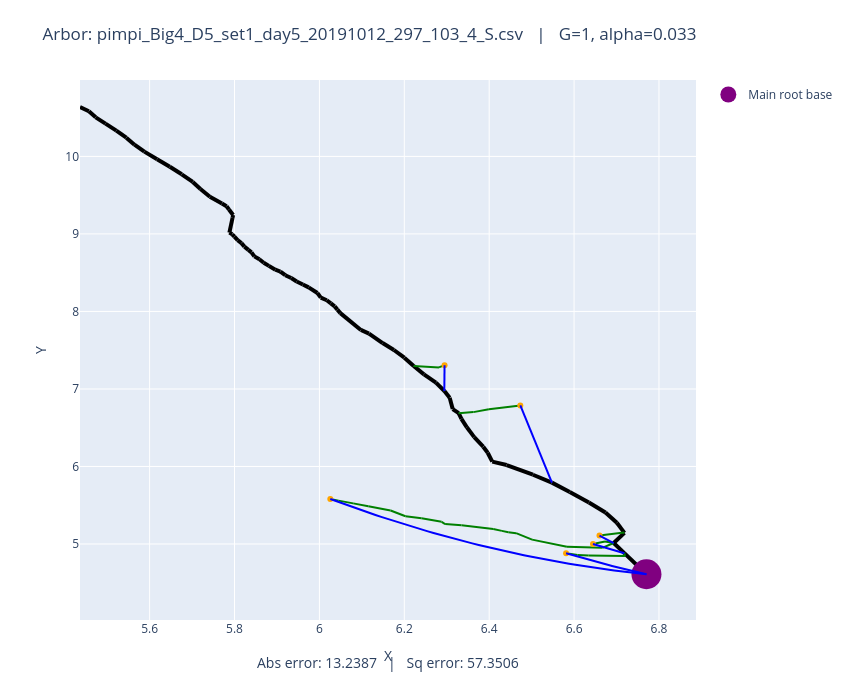

Notebook source saved alongside this figure:
### Code cell
# Plot both observed and optimized
plot_arbors(fname, 1, 0.033)

### Figure 1 — Plotly figure (JSON) as saved in the notebook; plotly's stock layout.template omitted (floating-point values rounded to 4 significant figures)
{"data": [{"line": {"color": "black", "width": 4}, "mode": "lines", "showlegend": false, "type": "scatter", "x": [6.77, 6.718], "y": [4.61, 4.882]}, {"line": {"color": "black", "width": 4}, "mode": "lines", "showlegend": false, "type": "scatter", "x": [6.718, 6.693], "y": [4.882, 5.013]}, {"line": {"color": "black", "width": 4}, "mode": "lines", "showlegend": false, "type": "scatter", "x": [6.693, 6.719], "y": [5.013, 5.144]}, {"line": {"color": "black", "width": 4}, "mode": "lines", "showlegend": false, "type": "scatter", "x": [6.719, 6.701], "y": [5.144, 5.274]}, {"line": {"color": "black", "width": 4}, "mode": "lines", "showlegend": false, "type": "scatter", "x": [6.701, 6.674], "y": [5.274, 5.406]}, {"line": {"color": "black", "width": 4}, "mode": "lines", "showlegend": false, "type": "scatter", "x": [6.674, 6.635], "y": [5.406, 5.536]}, {"line": {"color": "black", "width": 4}, "mode": "lines", "showlegend": false, "type": "scatter", "x": [6.635, 6.59], "y": [5.536, 5.672]}, {"line": {"color": "black", "width": 4}, "mode": "lines", "showlegend": false, "type": "scatter", "x": [6.59, 6.548], "y": [5.672, 5.792]}, {"line": {"color": "black", "width": 4}, "mode": "lines", "showlegend": false, "type": "scatter", "x": [6.548, 6.503], "y": [5.792, 5.894]}, {"line": {"color": "black", "width": 4}, "mode": "lines", "showlegend": false, "type": "scatter", "x": [6.503, 6.441], "y": [5.894, 6.019]}, {"line": {"color": "black", "width": 4}, "mode": "lines", "showlegend": false, "type": "scatter", "x": [6.441, 6.407], "y": [6.019, 6.063]}, {"line": {"color": "black", "width": 4}, "mode": "lines", "showlegend": false, "type": "scatter", "x": [6.407, 6.396], "y": [6.063, 6.177]}, {"line": {"color": "black", "width": 4}, "mode": "lines", "showlegend": false, "type": "scatter", "x": [6.396, 6.386], "y": [6.177, 6.255]}, {"line": {"color": "black", "width": 4}, "mode": "lines", "showlegend": false, "type": "scatter", "x": [6.386, 6.365], "y": [6.255, 6.379]}, {"line": {"color": "black", "width": 4}, "mode": "lines", "showlegend": false, "type": "scatter", "x": [6.365, 6.347], "y": [6.379, 6.505]}, {"line": {"color": "black", "width": 4}, "mode": "lines", "showlegend": false, "type": "scatter", "x": [6.347, 6.335], "y": [6.505, 6.615]}, {"line": {"color": "black", "width": 4}, "mode": "lines", "showlegend": false, "type": "scatter", "x": [6.335, 6.328], "y": [6.615, 6.688]}, {"line": {"color": "black", "width": 4}, "mode": "lines", "showlegend": false, "type": "scatter", "x": [6.328, 6.314], "y": [6.688, 6.741]}, {"line": {"color": "black", "width": 4}, "mode": "lines", "showlegend": false, "type": "scatter", "x": [6.314, 6.307], "y": [6.741, 6.888]}, {"line": {"color": "black", "width": 4}, "mode": "lines", "showlegend": false, "type": "scatter", "x": [6.307, 6.294], "y": [6.888, 6.973]}, {"line": {"color": "black", "width": 4}, "mode": "lines", "showlegend": false, "type": "scatter", "x": [6.294, 6.275], "y": [6.973, 7.082]}, {"line": {"color": "black", "width": 4}, "mode": "lines", "showlegend": false, "type": "scatter", "x": [6.275, 6.246], "y": [7.082, 7.188]}, {"line": {"color": "black", "width": 4}, "mode": "lines", "showlegend": false, "type": "scatter", "x": [6.246, 6.222], "y": [7.188, 7.296]}, {"line": {"color": "black", "width": 4}, "mode": "lines", "showlegend": false, "type": "scatter", "x": [6.222, 6.2], "y": [7.296, 7.404]}, {"line": {"color": "black", "width": 4}, "mode": "lines", "showlegend": false, "type": "scatter", "x": [6.2, 6.176], "y": [7.404, 7.502]}, {"line": {"color": "black", "width": 4}, "mode": "lines", "showlegend": false, "type": "scatter", "x": [6.176, 6.149], "y": [7.502, 7.592]}, {"line": {"color": "black", "width": 4}, "mode": "lines", "showlegend": false, "type": "scatter", "x": [6.149, 6.117], "y": [7.592, 7.715]}, {"line": {"color": "black", "width": 4}, "mode": "lines", "showlegend": false, "type": "scatter", "x": [6.117, 6.098], "y": [7.715, 7.761]}, {"line": {"color": "black", "width": 4}, "mode": "lines", "showlegend": false, "type": "scatter", "x": [6.098, 6.049], "y": [7.761, 7.978]}, {"line": {"color": "black", "width": 4}, "mode": "lines", "showlegend": false, "type": "scatter", "x": [6.049, 6.042], "y": [7.978, 8.023]}, {"line": {"color": "black", "width": 4}, "mode": "lines", "showlegend": false, "type": "scatter", "x": [6.042, 6.036], "y": [8.023, 8.065]}, {"line": {"color": "black", "width": 4}, "mode": "lines", "showlegend": false, "type": "scatter", "x": [6.036, 6.027], "y": [8.065, 8.104]}, {"line": {"color": "black", "width": 4}, "mode": "lines", "showlegend": false, "type": "scatter", "x": [6.027, 6.017], "y": [8.104, 8.145]}, {"line": {"color": "black", "width": 4}, "mode": "lines", "showlegend": false, "type": "scatter", "x": [6.017, 6.003], "y": [8.145, 8.179]}, {"line": {"color": "black", "width": 4}, "mode": "lines", "showlegend": false, "type": "scatter", "x": [6.003, 5.995], "y": [8.179, 8.238]}, {"line": {"color": "black", "width": 4}, "mode": "lines", "showlegend": false, "type": "scatter", "x": [5.995, 5.975], "y": [8.238, 8.31]}, {"line": {"color": "black", "width": 4}, "mode": "lines", "showlegend": false, "type": "scatter", "x": [5.975, 5.961], "y": [8.31, 8.347]}, {"line": {"color": "black", "width": 4}, "mode": "lines", "showlegend": false, "type": "scatter", "x": [5.961, 5.946], "y": [8.347, 8.387]}, {"line": {"color": "black", "width": 4}, "mode": "lines", "showlegend": false, "type": "scatter", "x": [5.946, 5.934], "y": [8.387, 8.431]}, {"line": {"color": "black", "width": 4}, "mode": "lines", "showlegend": false, "type": "scatter", "x": [5.934, 5.92], "y": [8.431, 8.467]}, {"line": {"color": "black", "width": 4}, "mode": "lines", "showlegend": false, "type": "scatter", "x": [5.92, 5.908], "y": [8.467, 8.515]}, {"line": {"color": "black", "width": 4}, "mode": "lines", "showlegend": false, "type": "scatter", "x": [5.908, 5.896], "y": [8.515, 8.538]}, {"line": {"color": "black", "width": 4}, "mode": "lines", "showlegend": false, "type": "scatter", "x": [5.896, 5.881], "y": [8.538, 8.588]}, {"line": {"color": "black", "width": 4}, "mode": "lines", "showlegend": false, "type": "scatter", "x": [5.881, 5.869], "y": [8.588, 8.629]}, {"line": {"color": "black", "width": 4}, "mode": "lines", "showlegend": false, "type": "scatter", "x": [5.869, 5.859], "y": [8.629, 8.673]}, {"line": {"color": "black", "width": 4}, "mode": "lines", "showlegend": false, "type": "scatter", "x": [5.859, 5.847], "y": [8.673, 8.711]}, {"line": {"color": "black", "width": 4}, "mode": "lines", "showlegend": false, "type": "scatter", "x": [5.847, 5.84], "y": [8.711, 8.762]}, {"line": {"color": "black", "width": 4}, "mode": "lines", "showlegend": false, "type": "scatter", "x": [5.84, 5.833], "y": [8.762, 8.795]}, {"line": {"color": "black", "width": 4}, "mode": "lines", "showlegend": false, "type": "scatter", "x": [5.833, 5.823], "y": [8.795, 8.836]}, {"line": {"color": "black", "width": 4}, "mode": "lines", "showlegend": false, "type": "scatter", "x": [5.823, 5.816], "y": [8.836, 8.881]}, {"line": {"color": "black", "width": 4}, "mode": "lines", "showlegend": false, "type": "scatter", "x": [5.816, 5.807], "y": [8.881, 8.919]}, {"line": {"color": "black", "width": 4}, "mode": "lines", "showlegend": false, "type": "scatter", "x": [5.807, 5.8], "y": [8.919, 8.964]}, {"line": {"color": "black", "width": 4}, "mode": "lines", "showlegend": false, "type": "scatter", "x": [5.8, 5.795], "y": [8.964, 8.995]}, {"line": {"color": "black", "width": 4}, "mode": "lines", "showlegend": false, "type": "scatter", "x": [5.795, 5.788], "y": [8.995, 9.017]}, {"line": {"color": "black", "width": 4}, "mode": "lines", "showlegend": false, "type": "scatter", "x": [5.788, 5.795], "y": [9.017, 9.208]}, {"line": {"color": "black", "width": 4}, "mode": "lines", "showlegend": false, "type": "scatter", "x": [5.795, 5.797], "y": [9.208, 9.244]}, {"line": {"color": "black", "width": 4}, "mode": "lines", "showlegend": false, "type": "scatter", "x": [5.797, 5.787], "y": [9.244, 9.315]}, {"line": {"color": "black", "width": 4}, "mode": "lines", "showlegend": false, "type": "scatter", "x": [5.787, 5.781], "y": [9.315, 9.357]}, {"line": {"color": "black", "width": 4}, "mode": "lines", "showlegend": false, "type": "scatter", "x": [5.781, 5.77], "y": [9.357, 9.392]}, {"line": {"color": "black", "width": 4}, "mode": "lines", "showlegend": false, "type": "scatter", "x": [5.77, 5.742], "y": [9.392, 9.479]}, {"line": {"color": "black", "width": 4}, "mode": "lines", "showlegend": false, "type": "scatter", "x": [5.742, 5.72], "y": [9.479, 9.58]}, {"line": {"color": "black", "width": 4}, "mode": "lines", "showlegend": false, "type": "scatter", "x": [5.72, 5.702], "y": [9.58, 9.671]}, {"line": {"color": "black", "width": 4}, "mode": "lines", "showlegend": false, "type": "scatter", "x": [5.702, 5.676], "y": [9.671, 9.77]}, {"line": {"color": "black", "width": 4}, "mode": "lines", "showlegend": false, "type": "scatter", "x": [5.676, 5.648], "y": [9.77, 9.867]}, {"line": {"color": "black", "width": 4}, "mode": "lines", "showlegend": false, "type": "scatter", "x": [5.648, 5.618], "y": [9.867, 9.965]}, {"line": {"color": "black", "width": 4}, "mode": "lines", "showlegend": false, "type": "scatter", "x": [5.618, 5.588], "y": [9.965, 10.06]}, {"line": {"color": "black", "width": 4}, "mode": "lines", "showlegend": false, "type": "scatter", "x": [5.588, 5.564], "y": [10.06, 10.15]}, {"line": {"color": "black", "width": 4}, "mode": "lines", "showlegend": false, "type": "scatter", "x": [5.564, 5.545], "y": [10.15, 10.24]}, {"line": {"color": "black", "width": 4}, "mode": "lines", "showlegend": false, "type": "scatter", "x": [5.545, 5.522], "y": [10.24, 10.33]}, {"line": {"color": "black", "width": 4}, "mode": "lines", "showlegend": false, "type": "scatter", "x": [5.522, 5.496], "y": [10.33, 10.42]}, {"line": {"color": "black", "width": 4}, "mode": "lines", "showlegend": false, "type": "scatter", "x": [5.496, 5.473], "y": [10.42, 10.5]}, {"line": {"color": "black", "width": 4}, "mode": "lines", "showlegend": false, "type": "scatter", "x": [5.473, 5.457], "y": [10.5, 10.58]}, {"line": {"color": "black", "width": 4}, "mode": "lines", "showlegend": false, "type": "scatter", "x": [5.457, 5.436], "y": [10.58, 10.64]}, {"line": {"color": "green", "width": 2}, "mode": "lines", "showlegend": false, "type": "scatter", "x": [6.66, 6.717], "y": [5.109, 5.147]}, {"line": {"color": "green", "width": 2}, "mode": "lines", "showlegend": false, "type": "scatter", "x": [6.717, 6.719], "y": [5.147, 5.144]}, {"line": {"color": "green", "width": 2}, "mode": "lines", "showlegend": false, "type": "scatter", "x": [6.645, 6.673], "y": [5.001, 5.034]}, {"line": {"color": "green", "width": 2}, "mode": "lines", "showlegend": false, "type": "scatter", "x": [6.673, 6.693], "y": [5.034, 5.013]}, {"line": {"color": "green", "width": 2}, "mode": "lines", "showlegend": false, "type": "scatter", "x": [6.026, 6.045], "y": [5.581, 5.559]}, {"line": {"color": "green", "width": 2}, "mode": "lines", "showlegend": false, "type": "scatter", "x": [6.045, 6.08], "y": [5.559, 5.524]}, {"line": {"color": "green", "width": 2}, "mode": "lines", "showlegend": false, "type": "scatter", "x": [6.08, 6.115], "y": [5.524, 5.486]}, {"line": {"color": "green", "width": 2}, "mode": "lines", "showlegend": false, "type": "scatter", "x": [6.115, 6.168], "y": [5.486, 5.433]}, {"line": {"color": "green", "width": 2}, "mode": "lines", "showlegend": false, "type": "scatter", "x": [6.168, 6.203], "y": [5.433, 5.358]}, {"line": {"color": "green", "width": 2}, "mode": "lines", "showlegend": false, "type": "scatter", "x": [6.203, 6.241], "y": [5.358, 5.332]}, {"line": {"color": "green", "width": 2}, "mode": "lines", "showlegend": false, "type": "scatter", "x": [6.241, 6.288], "y": [5.332, 5.286]}, {"line": {"color": "green", "width": 2}, "mode": "lines", "showlegend": false, "type": "scatter", "x": [6.288, 6.296], "y": [5.286, 5.257]}, {"line": {"color": "green", "width": 2}, "mode": "lines", "showlegend": false, "type": "scatter", "x": [6.296, 6.335], "y": [5.257, 5.241]}, {"line": {"color": "green", "width": 2}, "mode": "lines", "showlegend": false, "type": "scatter", "x": [6.335, 6.41], "y": [5.241, 5.194]}, {"line": {"color": "green", "width": 2}, "mode": "lines", "showlegend": false, "type": "scatter", "x": [6.41, 6.43], "y": [5.194, 5.169]}, {"line": {"color": "green", "width": 2}, "mode": "lines", "showlegend": false, "type": "scatter", "x": [6.43, 6.445], "y": [5.169, 5.151]}, {"line": {"color": "green", "width": 2}, "mode": "lines", "showlegend": false, "type": "scatter", "x": [6.445, 6.463], "y": [5.151, 5.14]}, {"line": {"color": "green", "width": 2}, "mode": "lines", "showlegend": false, "type": "scatter", "x": [6.463, 6.501], "y": [5.14, 5.056]}, {"line": {"color": "green", "width": 2}, "mode": "lines", "showlegend": false, "type": "scatter", "x": [6.501, 6.583], "y": [5.056, 4.963]}, {"line": {"color": "green", "width": 2}, "mode": "lines", "showlegend": false, "type": "scatter", "x": [6.583, 6.667], "y": [4.963, 4.951]}, {"line": {"color": "green", "width": 2}, "mode": "lines", "showlegend": false, "type": "scatter", "x": [6.667, 6.693], "y": [4.951, 5.013]}, {"line": {"color": "green", "width": 2}, "mode": "lines", "showlegend": false, "type": "scatter", "x": [6.581, 6.608], "y": [4.88, 4.86]}, {"line": {"color": "green", "width": 2}, "mode": "lines", "showlegend": false, "type": "scatter", "x": [6.608, 6.634], "y": [4.86, 4.851]}, {"line": {"color": "green", "width": 2}, "mode": "lines", "showlegend": false, "type": "scatter", "x": [6.634, 6.72], "y": [4.851, 4.845]}, {"line": {"color": "green", "width": 2}, "mode": "lines", "showlegend": false, "type": "scatter", "x": [6.72, 6.718], "y": [4.845, 4.882]}, {"line": {"color": "green", "width": 2}, "mode": "lines", "showlegend": false, "type": "scatter", "x": [6.295, 6.282], "y": [7.307, 7.278]}, {"line": {"color": "green", "width": 2}, "mode": "lines", "showlegend": false, "type": "scatter", "x": [6.282, 6.222], "y": [7.278, 7.296]}, {"line": {"color": "green", "width": 2}, "mode": "lines", "showlegend": false, "type": "scatter", "x": [6.473, 6.399], "y": [6.788, 6.737]}, {"line": {"color": "green", "width": 2}, "mode": "lines", "showlegend": false, "type": "scatter", "x": [6.399, 6.363], "y": [6.737, 6.701]}, {"line": {"color": "green", "width": 2}, "mode": "lines", "showlegend": false, "type": "scatter", "x": [6.363, 6.328], "y": [6.701, 6.688]}, {"marker": {"color": "orange"}, "mode": "markers", "showlegend": false, "type": "scatter", "x": [6.66], "y": [5.109]}, {"marker": {"color": "orange"}, "mode": "markers", "showlegend": false, "type": "scatter", "x": [6.645], "y": [5.001]}, {"marker": {"color": "orange"}, "mode": "markers", "showlegend": false, "type": "scatter", "x": [6.026], "y": [5.581]}, {"marker": {"color": "orange"}, "mode": "markers", "showlegend": false, "type": "scatter", "x": [6.581], "y": [4.88]}, {"marker": {"color": "orange"}, "mode": "markers", "showlegend": false, "type": "scatter", "x": [6.295], "y": [7.307]}, {"marker": {"color": "orange"}, "mode": "markers", "showlegend": false, "type": "scatter", "x": [6.473], "y": [6.788]}, {"marker": {"color": "purple", "size": 30}, "mode": "markers", "name": "Main root base", "type": "scatter", "x": [6.77], "y": [4.61]}, {"line": {"color": "blue"}, "mode": "lines", "showlegend": false, "type": "scatter", "x": [6.66, 6.661, 6.661, 6.662, 6.663, 6.663, 6.664, 6.665, 6.665, 6.666, 6.667, 6.667, 6.668, 6.669, 6.669, 6.67, 6.671, 6.671, 6.672, 6.673, 6.674, 6.674, 6.675, 6.676, 6.676, 6.677, 6.678, 6.678, 6.679, 6.68, 6.68, 6.681, 6.682, 6.682, 6.683, 6.684, 6.684, 6.685, 6.686, 6.686, 6.687, 6.688, 6.689, 6.689, 6.69, 6.691, 6.691, 6.692, 6.693, 6.693], "y": [5.109, 5.107, 5.105, 5.103, 5.101, 5.099, 5.097, 5.095, 5.093, 5.091, 5.089, 5.087, 5.085, 5.083, 5.082, 5.08, 5.078, 5.076, 5.074, 5.072, 5.07, 5.068, 5.066, 5.064, 5.062, 5.06, 5.058, 5.056, 5.054, 5.052, 5.05, 5.048, 5.046, 5.044, 5.042, 5.04, 5.038, 5.036, 5.034, 5.032, 5.03, 5.028, 5.026, 5.024, 5.022, 5.021, 5.019, 5.017, 5.015, 5.013]}, {"line": {"color": "blue"}, "mode": "lines", "showlegend": false, "type": "scatter", "x": [6.645, 6.646, 6.648, 6.649, 6.651, 6.652, 6.654, 6.655, 6.657, 6.658, 6.66, 6.661, 6.663, 6.664, 6.666, 6.667, 6.669, 6.67, 6.672, 6.673, 6.675, 6.676, 6.678, 6.679, 6.681, 6.682, 6.684, 6.685, 6.687, 6.688, 6.69, 6.691, 6.693, 6.694, 6.696, 6.697, 6.699, 6.7, 6.702, 6.703, 6.705, 6.706, 6.708, 6.709, 6.711, 6.712, 6.714, 6.715, 6.717, 6.718], "y": [5.001, 4.998, 4.996, 4.993, 4.991, 4.988, 4.986, 4.983, 4.981, 4.978, 4.976, 4.973, 4.971, 4.968, 4.966, 4.963, 4.961, 4.958, 4.956, 4.953, 4.951, 4.948, 4.946, 4.944, 4.941, 4.939, 4.936, 4.934, 4.931, 4.929, 4.927, 4.924, 4.922, 4.919, 4.917, 4.915, 4.912, 4.91, 4.908, 4.905, 4.903, 4.9, 4.898, 4.896, 4.893, 4.891, 4.889, 4.886, 4.884, 4.882]}, {"line": {"color": "blue"}, "mode": "lines", "showlegend": false, "type": "scatter", "x": [6.026, 6.041, 6.056, 6.071, 6.086, 6.102, 6.117, 6.132, 6.147, 6.162, 6.178, 6.193, 6.208, 6.223, 6.238, 6.254, 6.269, 6.284, 6.299, 6.314, 6.33, 6.345, 6.36, 6.375, 6.39, 6.406, 6.421, 6.436, 6.451, 6.466, 6.482, 6.497, 6.512, 6.527, 6.542, 6.558, 6.573, 6.588, 6.603, 6.618, 6.634, 6.649, 6.664, 6.679, 6.694, 6.71, 6.725, 6.74, 6.755, 6.77], "y": [5.581, 5.55, 5.52, 5.49, 5.46, 5.431, 5.403, 5.374, 5.347, 5.32, 5.293, 5.267, 5.241, 5.215, 5.19, 5.166, 5.142, 5.118, 5.095, 5.073, 5.051, 5.029, 5.008, 4.987, 4.967, 4.947, 4.928, 4.909, 4.89, 4.872, 4.855, 4.838, 4.821, 4.805, 4.789, 4.774, 4.759, 4.745, 4.731, 4.718, 4.705, 4.693, 4.681, 4.669, 4.658, 4.648, 4.637, 4.628, 4.619, 4.61]}, {"line": {"color": "blue"}, "mode": "lines", "showlegend": false, "type": "scatter", "x": [6.581, 6.585, 6.589, 6.593, 6.597, 6.6, 6.604, 6.608, 6.612, 6.616, 6.62, 6.624, 6.628, 6.631, 6.635, 6.639, 6.643, 6.647, 6.651, 6.655, 6.658, 6.662, 6.666, 6.67, 6.674, 6.678, 6.682, 6.685, 6.689, 6.693, 6.697, 6.701, 6.705, 6.709, 6.713, 6.716, 6.72, 6.724, 6.728, 6.732, 6.736, 6.74, 6.743, 6.747, 6.751, 6.755, 6.759, 6.763, 6.767, 6.77], "y": [4.88, 4.874, 4.868, 4.862, 4.855, 4.849, 4.843, 4.837, 4.831, 4.825, 4.819, 4.813, 4.807, 4.801, 4.796, 4.79, 4.784, 4.778, 4.773, 4.767, 4.761, 4.756, 4.75, 4.744, 4.739, 4.733, 4.728, 4.722, 4.717, 4.712, 4.706, 4.701, 4.695, 4.69, 4.685, 4.68, 4.675, 4.669, 4.664, 4.659, 4.654, 4.649, 4.644, 4.639, 4.634, 4.629, 4.624, 4.619, 4.615, 4.61]}, {"line": {"color": "blue"}, "mode": "lines", "showlegend": false, "type": "scatter", "x": [6.294, 6.294, 6.294, 6.294, 6.294, 6.294, 6.294, 6.294, 6.294, 6.294, 6.294, 6.294, 6.294, 6.294, 6.294, 6.294, 6.294, 6.294, 6.294, 6.294, 6.294, 6.295, 6.295, 6.295, 6.295, 6.295, 6.295, 6.295, 6.295, 6.295, 6.295, 6.295, 6.295, 6.295, 6.295, 6.295, 6.295, 6.295, 6.295, 6.295, 6.295, 6.295, 6.295, 6.295, 6.295, 6.295, 6.295, 6.295, 6.295, 6.295], "y": [6.975, 6.982, 6.988, 6.995, 7.002, 7.009, 7.015, 7.022, 7.029, 7.036, 7.043, 7.049, 7.056, 7.063, 7.07, 7.077, 7.083, 7.09, 7.097, 7.104, 7.11, 7.117, 7.124, 7.131, 7.138, 7.144, 7.151, 7.158, 7.165, 7.172, 7.178, 7.185, 7.192, 7.199, 7.206, 7.212, 7.219, 7.226, 7.233, 7.239, 7.246, 7.253, 7.26, 7.267, 7.273, 7.28, 7.287, 7.294, 7.301, 7.307]}, {"line": {"color": "blue"}, "mode": "lines", "showlegend": false, "type": "scatter", "x": [6.473, 6.475, 6.476, 6.478, 6.479, 6.481, 6.482, 6.484, 6.486, 6.487, 6.489, 6.49, 6.492, 6.493, 6.495, 6.496, 6.498, 6.499, 6.501, 6.502, 6.504, 6.505, 6.507, 6.508, 6.51, 6.511, 6.513, 6.514, 6.516, 6.517, 6.519, 6.52, 6.522, 6.523, 6.525, 6.527, 6.528, 6.53, 6.531, 6.533, 6.534, 6.536, 6.537, 6.539, 6.54, 6.542, 6.543, 6.545, 6.546, 6.548], "y": [6.788, 6.768, 6.747, 6.727, 6.706, 6.686, 6.666, 6.645, 6.625, 6.604, 6.584, 6.563, 6.543, 6.523, 6.502, 6.482, 6.462, 6.441, 6.421, 6.4, 6.38, 6.36, 6.339, 6.319, 6.299, 6.278, 6.258, 6.238, 6.217, 6.197, 6.177, 6.156, 6.136, 6.116, 6.095, 6.075, 6.055, 6.035, 6.014, 5.994, 5.974, 5.954, 5.933, 5.913, 5.893, 5.873, 5.852, 5.832, 5.812, 5.792]}], "layout": {"annotations": [{"font": {"size": 14}, "showarrow": false, "text": "Abs error: 13.2387   |   Sq error: 57.3506", "x": 0.5, "xref": "paper", "y": -0.1, "yref": "paper"}], "height": 700, "margin": {"b": 80, "t": 80}, "title": {"text": "Arbor: pimpi_Big4_D5_set1_day5_20191012_297_103_4_S.csv   |   G=1, alpha=0.033"}, "width": 850, "xaxis": {"autorange": true, "range": [5.436, 6.888], "title": {"text": "X"}, "type": "linear"}, "yaxis": {"autorange": true, "range": [4.02, 10.99], "title": {"text": "Y"}, "type": "linear"}}}
